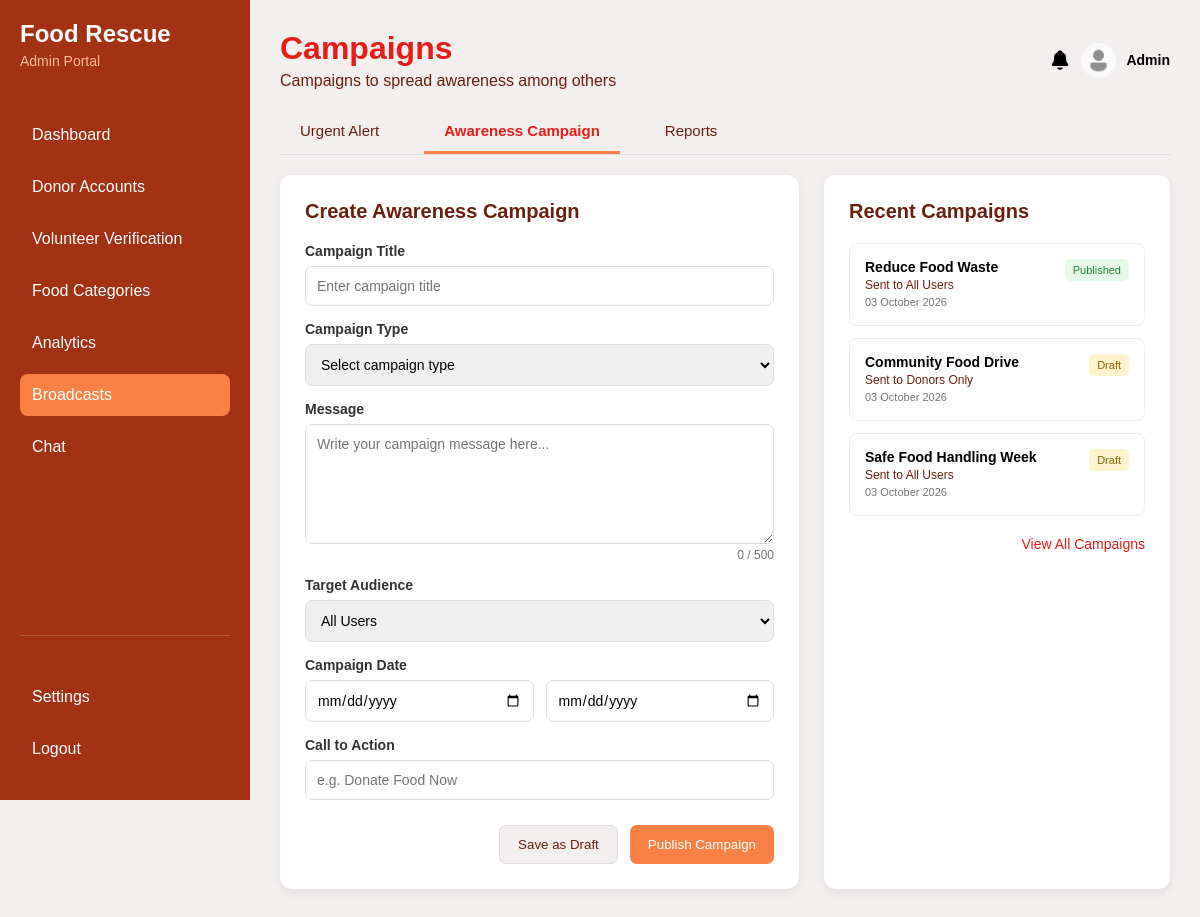
The page /admin/campaign.php (signed in) on the database its author committed.
### tables this page shows
CREATE TABLE campaigns (
  campaign_id INT AUTO_INCREMENT PRIMARY KEY,
  admin_id INT NOT NULL,
  title VARCHAR(200) NOT NULL,
  campaign_type ENUM('Food Waste Awareness', 'Food Donation Drive', 'Community Awareness', 'Food Safety Awareness') NOT NULL,
  message TEXT NOT NULL,
  target_audience ENUM('All Users', 'Donors Only', 'Volunteers Only') NOT NULL DEFAULT 'All Users',
  start_date DATE NOT NULL,
  end_date DATE NOT NULL,
  call_to_action VARCHAR(150) DEFAULT NULL,
  status ENUM('Draft', 'Published', 'Completed') NOT NULL DEFAULT 'Draft',
  created_at TIMESTAMP DEFAULT CURRENT_TIMESTAMP,
  CONSTRAINT fk_campaigns_admin FOREIGN KEY (admin_id) REFERENCES users (user_id) ON DELETE RESTRICT ON UPDATE CASCADE,
  INDEX idx_campaigns_status (status)
);

### admin/campaign.php (the view, shortened to what this page needs)
<?php
include "db.php";
$recent_sql = "SELECT title, target_audience, status, created_at
               FROM campaigns
               ORDER BY created_at DESC
               LIMIT 3";
$recent_result = mysqli_query($conn, $recent_sql);
?>
<!DOCTYPE html>
<html lang="en">
<head>
    <link rel="stylesheet" href="css/campaign.css">
</head>
<body>
<div class="webpage">
    <aside>
    <div class="sidebar-top">
        <h2>Food Rescue</h2>
        <p>Admin Portal</p>
        <ul>
            <li><a href="index.php">Dashboard</a></li>
            <li><a href="donoracc.php">Donor Accounts</a></li>
            <li><a href="volunteer_verify.php">Volunteer Verification</a></li>
            <li><a href="foodcategories.php">Food Categories</a></li>
            <li><a href="analytics.php">Analytics</a></li>
            <li class="active"><a href="broadcasts.php">Broadcasts</a></li>
            <li><a href="chat.php">Chat</a></li>
        </ul>
    </div>
    <div class="sidebar-bottom">
        <ul>
            <li><a href="settings.php">Settings</a></li>
            <li><a href="../charityGuest/guest/logout.php">Logout</a></li>
        </ul>
    </div>
</aside>
    <main>
        <section class="header">
            <div class="header-left">
                <h1>Campaigns</h1>
                <p>Campaigns to spread awareness among others</p>
            </div>
            <div class="header-right">
                <div class="admin-profile">
                    <img src="images/notifications.png" class="notification-icon">
                    <img src="images/profile.png" class="profile-icon">
                    <div>
                        <h4>Admin</h4>
                    </div>
                </div>
            </div>
        </section>
        <nav class="tabs">
            <a href="broadcasts.php" class="tab">
                Urgent Alert
            </a>
            <a href="campaign.php" class="tab active-tab">
                Awareness Campaign
            </a>
            <a href="reports.php" class="tab">
                Reports
            </a>
        </nav>
        <section class="campaign-container">
            <div class="campaign-form">
                <h2>Create Awareness Campaign</h2>
                <form method="POST">
                    <label for="title">
                        Campaign Title
                    </label>
                    <input type="text" name="title" placeholder="Enter campaign title">
                    <label>
                        Campaign Type
                    </label>
                    <select name="campaign_type">
                        <option>Select campaign type</option>
                    </select>
                    <label for="message">
                        Message
                    </label>
                    <textarea name="message" maxlength="500" placeholder="Write your campaign message here..."></textarea>
                    <div class="character-count">
                        0 / 500
                    </div>
                    <label>
                        Target Audience
                    </label>
                    <select name="target_audience">
                        <option>All Users</option>
                    </select>
                    <label>
                        Campaign Date
                    </label>
                    <div class="date-row">
                        <input type="date" name="start_date">
                        <input type="date" name="end_date">
                    </div>
                    <label for="action">
                        Call to Action
                    </label>
                    <input type="text" name="call_to_action" placeholder="e.g. Donate Food Now">
                    <div class="button-row">
                        <button class="draft-btn" name="savedraft">
                            Save as Draft
                        </button>
                        <button class="publish-btn" name="publish">
                            Publish Campaign
                        </button>
                    </div>
                </form>
            </div>
            <div class="recent-campaigns">
                <h2>Recent Campaigns</h2>
                <?php while ($campaign = mysqli_fetch_assoc($recent_result)) { ?>
                    <div class="campaign-card">
                        <div>
                            <h3>
                                <?php echo $campaign['title']; ?>
                            </h3>
                            <p>
                                Sent to <?php echo $campaign['target_audience']; ?>
                            </p>
                            <span>
                                <?php echo date("d F Y", strtotime($campaign['created_at'])); ?>
                            </span>
                        </div>
                        <?php if ($campaign['status'] == "Published") { ?>
                            <small class="published">
                                Published
                            </small>
                        <?php } else { ?>
                            <small class="draft">
                                Draft
                            </small>
                        <?php } ?>
                    </div>
                <?php } ?>
                <a href="campaign_all.php" class="view-all">
                    View All Campaigns
                </a>
            </div>
        </section>
    </main>
</div>
</body>
</html>

### admin/css/campaign.css (style rules this page uses)
* { margin: 0; padding: 0; box-sizing: border-box; }
.webpage { font-family: Arial,sans-serif; display: flex; background-color: #f3efef; min-height: 100vh; }
aside { min-height:100vh; width:250px; background-color:#A33215; padding:20px; display:flex; flex-direction:column; justify-content:space-between; position: fixed; }
.sidebar-top { display:flex; flex-direction:column; }
aside h2 { margin-bottom:5px; color:white; }
.sidebar-top p { margin-bottom:35px; color:#ffba98; font-size:14px; }
.sidebar-bottom { margin-top:auto; padding-top:30px; border-top:1px solid rgba(255,255,255,0.2); }
aside ul { list-style:none; }
aside li { padding:12px; margin:10px 0; color:white; border-radius:8px; transition:0.3s; }
aside li a { color:white; text-decoration:none; display:block; }
aside li.active { background:#FA8145; border-radius:8px; }
main { margin-left: 250px; flex: 1; display: flex; flex-direction: column; padding: 30px; gap: 20px; }
.header { display: flex; justify-content: space-between; align-items: center; }
.header-left h1 { color: #E71C16; font-size: 32px; margin-bottom: 5px; }
.header-left p { color: #69200F; font-size: 16px; }
.admin-profile { display:flex; align-items:center; gap:10px; }
.notification-icon { width:22px; height:22px; object-fit:contain; }
.profile-icon { width:35px; height:35px; border-radius:50%; }
.admin-profile h4 { font-size:14px; }
.tabs { display: flex; gap: 25px; border-bottom: 1px solid #ddd; }
.tab { padding: 12px 20px; color: #69200F; text-decoration: none; font-size: 15px; }
.active-tab { color: #E71C16; border-bottom: 3px solid #FA8145; font-weight: 600; }
.campaign-container { display: grid; grid-template-columns: 1.5fr 1fr; gap: 25px; }
.campaign-form { background: white; padding: 25px; border-radius: 12px; box-shadow: 0 3px 10px rgba(0, 0, 0, 0.08); }
.campaign-form h2, .recent-campaigns h2 { color: #69200F; font-size: 20px; margin-bottom: 20px; }
.campaign-form label { display: block; font-size: 14px; font-weight: 600; color: #333; margin-top: 15px; margin-bottom: 7px; }
.campaign-form input, .campaign-form select, .campaign-form textarea { width: 100%; padding: 11px; border: 1px solid #ddd; border-radius: 7px; font-family: 'Poppins', sans-serif; font-size: 14px; outline: none; }
.campaign-form textarea { height: 120px; resize: vertical; }
.character-count { text-align: right; color: #777; font-size: 12px; }
.date-row { display: grid; grid-template-columns: 1fr 1fr; gap: 12px; }
.button-row { display: flex; justify-content: flex-end; gap: 12px; margin-top: 25px; }
.draft-btn, .publish-btn { padding: 11px 18px; border-radius: 7px; font-family: 'Poppins', sans-serif; cursor: pointer; }
.draft-btn { background: #f3efef; color: #69200F; border: 1px solid #ddd; }
.publish-btn { background: #FA8145; color: white; border: none; }
.recent-campaigns { background: white; padding: 25px; border-radius: 12px; box-shadow: 0 3px 10px rgba(0, 0, 0, 0.08); }
.campaign-card { display: flex; align-items: flex-start; gap: 12px; padding: 15px; margin-bottom: 12px; border: 1px solid #eee; border-radius: 8px; }
.campaign-card h3 { font-size: 14px; margin-bottom: 3px; }
.campaign-card p { font-size: 12px; color: #69200F; }
.campaign-card span { font-size: 11px; color: #777; }
.published, .draft { margin-left: auto; font-size: 11px; padding: 5px 8px; border-radius: 5px; }
.published { background: #e6f8e9; color: #218838; }
.draft { background: #fff3cd; color: #856404; }
.view-all { display: block; text-align: right; margin-top: 20px; color: #E71C16; text-decoration: none; font-size: 14px; }

### rows shown on the page
campaigns: title "Reduce Food Waste", target_audience "All Users", created_at "03 October 2026", status "Published"
campaigns: title "Community Food Drive", target_audience "Donors Only", created_at "03 October 2026", status "Draft"
campaigns: title "Safe Food Handling Week", target_audience "All Users", created_at "03 October 2026", status "Draft"
